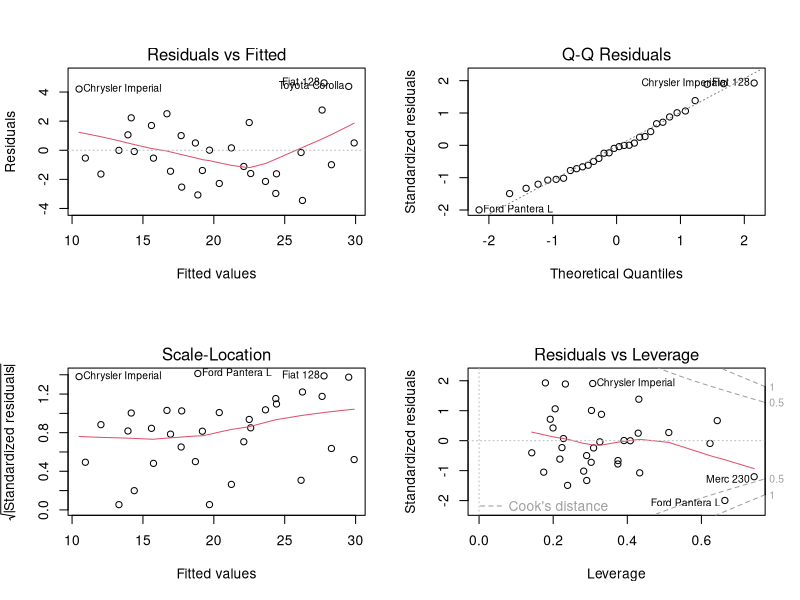
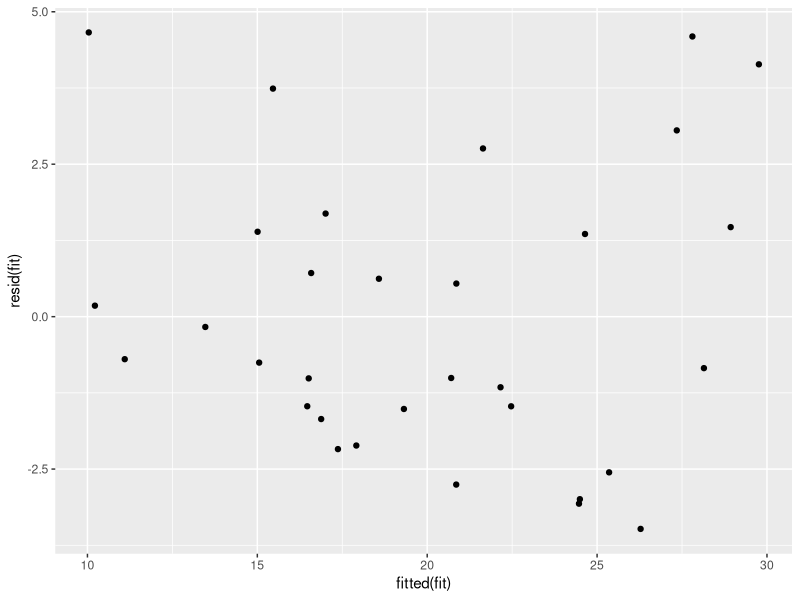
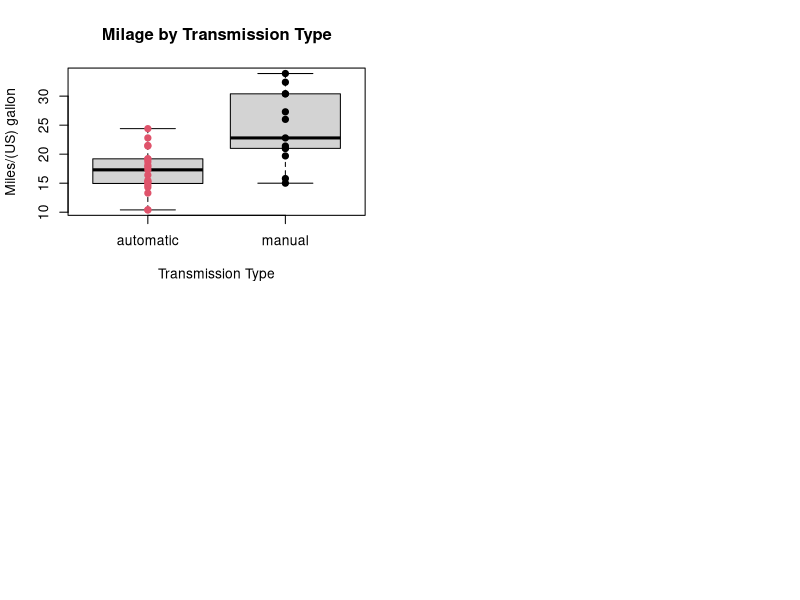
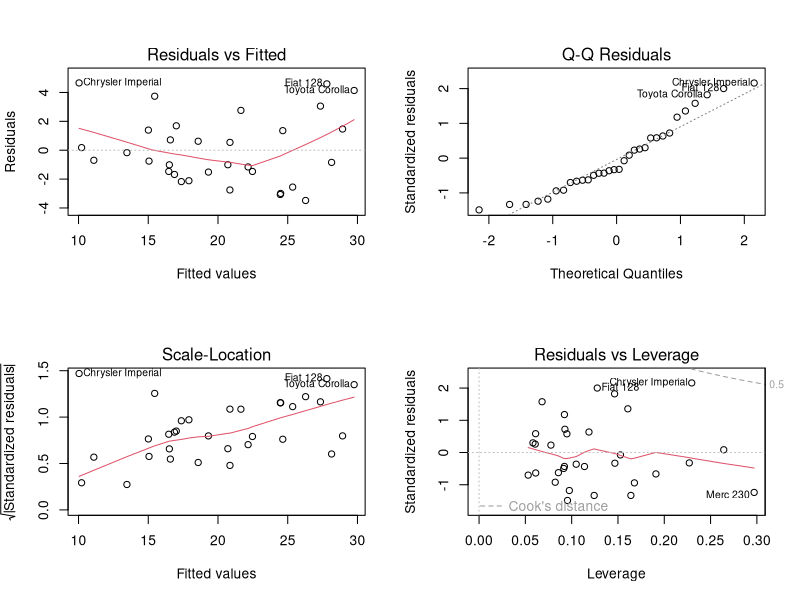

Source code (R) for these figures, in order:
## ---- chunk 1
require(knitr, quietly = TRUE)
require(ggplot2, quietly = TRUE)
require(scales, quietly = TRUE)

knitr::opts_chunk$set(echo = TRUE, cache = TRUE, cache.path = "cache/", 
                      fig.path = "figure/", fig.align = "center")

# load cars dataset
require(datasets, quietly = TRUE)
data(mtcars)
## ---- chunk 2
str(mtcars)
kable(head(mtcars),align = 'c')
## ---- chunk 3
fit <- lm(mpg ~ ., mtcars)
summary(fit)
par(mfrow = c(2, 2))
plot(fit)
## ---- chunk 4
round(cor(mtcars), 3)
## ---- chunk 5
fit <- lm(mpg ~ wt + qsec + am, mtcars)
summary(fit)
round(cor(mtcars[, c("mpg", "wt", "qsec", "am")]), 3)
qplot(fitted(fit), resid(fit))
## ---- chunk 6
boxplot(mpg ~ am, mtcars, xaxt = "n", xlab = "Transmission Type", ylab = "Miles/(US) gallon")
with(mtcars, points(am + 1, mpg, pch = 19, col = ((am == 0)*1 + 1)))
axis(1, at = c(1, 2), labels = c("automatic", "manual"))
title(main = "Milage by Transmission Type")
## ---- chunk 7
# require(GGally)
# require(ggplot2)
# ggpairs(mtcars, lower = list(continuous = "smooth"), params = c(method = "loess"))
## ---- chunk 8
round(cor(mtcars[, c("mpg", "am", "wt", "qsec")]), 3)
fitsum <- summary(fit)
par(mfrow = c(2, 2))
plot(fit)
round(fitsum$adj.r.squared, 3)
## ---- chunk 9
AIC(fit)
## ---- chunk 10
# stepwise regression
library(MASS)
fit <- lm(mpg ~ ., mtcars)
step <- stepAIC(fit, direction = "both")
# display results
step$anova 
## ---- chunk 11
h0 <- t.test(mpg ~ am, data = mtcars)
## ---- chunk 12
require(knitr, quietly = TRUE)
require(datasets, quietly = TRUE)
data(mtcars)

modelSLR <- lm(mpg ~ am, mtcars)
modelSLRsum <- summary(modelSLR)

df <- modelSLRsum$coef
df <- cbind(df, round(confint(modelSLR), 1))
kable(df, caption = "Model Coefficients")



modelMLR <- lm(mpg ~ wt + qsec + am, mtcars)
modelMLRsum <- summary(modelMLR)

fit.models <- c("Simple Linear Regression", "Multi Linear Regression")
fit.r.squared <- c(modelSLRsum$adj.r.squared, modelMLRsum$adj.r.squared)
fit.vif <- 1/(1 - fit.r.squared)
fit.var.residuals <- c(modelSLRsum$sigma, modelMLRsum$sigma)
fit.aic <- c(AIC(modelSLR), AIC(modelMLR))
fit.mean.residuals <- c(mean(modelSLR$residuals), mean(modelMLR$residuals))

# fit.cov <- c(cov(modelSLR$residuals, mtcars$mpg), cov(modelMLR$residuals, mtcars$mpg))

df <- data.frame("Model" = fit.models,
                 "R Squared" = fit.r.squared,
                 VIF = fit.vif,
                 "Residual Variance" = fit.var.residuals,
                 AIC = fit.aic)
kable(df, caption = "Compare Models")

kable(anova(modelSLR, modelMLR), caption = "ANOVA")
## ---- chunk 13
mean(modelSLR$residuals)
mean(modelMLR$residuals)

modelSLRsum$cov.unscaled
modelMLRsum$cov.unscaled
